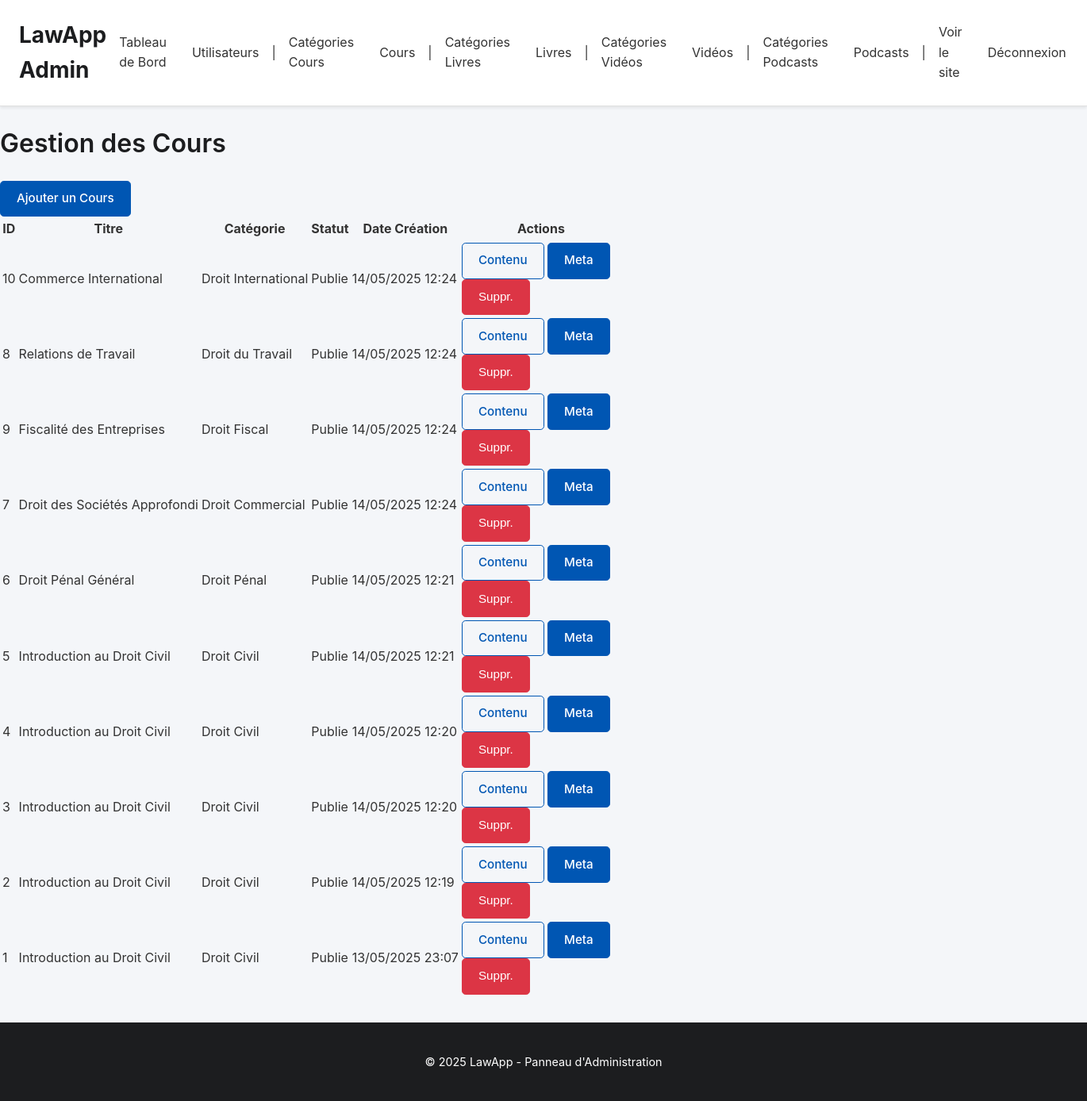
The page /admin/manage_cours.php on the database its author committed.
### tables this page shows
CREATE TABLE `cours` (
  `id` int(11) NOT NULL AUTO_INCREMENT,
  `titre` varchar(255) NOT NULL,
  `description` text DEFAULT NULL,
  `id_categorie` int(11) DEFAULT NULL,
  `niveau` varchar(50) DEFAULT 'debutant',
  `duree_estimee` varchar(100) DEFAULT NULL,
  `prix` decimal(10,2) DEFAULT 0.00,
  `statut` varchar(50) DEFAULT 'brouillon',
  `image_url` varchar(255) DEFAULT NULL,
  `id_createur` int(11) DEFAULT NULL,
  `date_creation` datetime DEFAULT current_timestamp(),
  `date_mise_a_jour` datetime DEFAULT current_timestamp() ON UPDATE current_timestamp(),
  `objectifs` text DEFAULT NULL,
  `prerequis` text DEFAULT NULL,
  `video_url` varchar(255) DEFAULT NULL,
  `type_contenu` enum('texte','video','quiz') DEFAULT 'texte',
  `duree` int(11) DEFAULT 0,
  PRIMARY KEY (`id`),
  KEY `id_categorie` (`id_categorie`),
  CONSTRAINT `cours_ibfk_1` FOREIGN KEY (`id_categorie`) REFERENCES `categories_cours` (`id`) ON DELETE SET NULL
);

CREATE TABLE `categories_cours` (
  `id` int(11) NOT NULL AUTO_INCREMENT,
  `nom` varchar(255) NOT NULL,
  `description` text DEFAULT NULL,
  `date_creation` datetime DEFAULT current_timestamp(),
  `date_mise_a_jour` datetime DEFAULT current_timestamp() ON UPDATE current_timestamp(),
  PRIMARY KEY (`id`)
);

### admin/manage_cours.php (the view, shortened to what this page needs)
<?php
require_once __DIR__ . '/admin_auth_check.php';
$pageTitle = 'Gestion des Cours';
try {
    $sql = "SELECT c.id, c.titre, c.statut, c.date_creation, cat.nom
            FROM cours c
            LEFT JOIN categories_cours cat ON c.id_categorie = cat.id
            ORDER BY c.date_creation DESC";
    $stmt = $pdo->query($sql);
    $coursList = $stmt->fetchAll(PDO::FETCH_ASSOC);
} catch (PDOException $e) {
    error_log("Erreur lors de la récupération des cours: " . $e->getMessage());
    $_SESSION['error_message_cours'] = "Impossible de charger la liste des cours.";
    $coursList = [];
}
include 'admin_header.php';
?>
<div class="container mt-4">
    <h1 class="mb-4"><?php echo $pageTitle; ?></h1>
    <a href="cours_form.php" class="btn btn-primary mb-3">Ajouter un Cours</a>
    <div class="table-responsive">
        <table class="table table-striped table-bordered">
            <thead class="thead-dark">
                <tr>
                    <th>ID</th>
                    <th>Titre</th>
                    <th>Catégorie</th>
                    <th>Statut</th>
                    <th>Date Création</th>
                    <th style="width: 200px;">Actions</th>
                </tr>
            </thead>
            <tbody>
                <?php if (empty($coursList)): ?>
                    <tr>
                        <td colspan="6" class="text-center">Aucun cours trouvé.</td>
                    </tr>
                <?php else:
                    foreach ($coursList as $cours): ?>
                        <tr>
                            <td><?php echo htmlspecialchars($cours['id']); ?></td>
                            <td><?php echo htmlspecialchars($cours['titre']); ?></td>
                            <td><?php echo htmlspecialchars($cours['nom'] ?? 'N/A'); ?></td>
                            <td><?php echo htmlspecialchars(ucfirst($cours['statut'])); ?></td>
                            <td>
                                <?php echo date('d/m/Y H:i', strtotime($cours['date_creation'])); ?>
                            </td>
                            <td>
                                <a href="manage_cours_contenu.php?cours_id=<?php echo $cours['id']; ?>" class="btn btn-sm btn-secondary me-1 mb-1" title="Gérer le Contenu (Modules/Leçons)"><i class="fas fa-list-alt"></i> Contenu</a>
                                <a href="cours_form.php?id=<?php echo $cours['id']; ?>" class="btn btn-sm btn-primary me-1 mb-1" title="Modifier les informations du cours"><i class="fas fa-edit"></i> Meta</a>
                                <form action="cours_actions.php" method="POST" class="d-inline" onsubmit="return confirm('Êtes-vous sûr de vouloir supprimer ce cours ? Ceci supprimera aussi tous ses modules et leçons !');">
                                    <button type="submit" class="btn btn-danger btn-sm mb-1" title="Supprimer le cours"><i class="fas fa-trash-alt"></i> Suppr.</button>
                                </form>
                            </td>
                        </tr>
                    <?php endforeach; ?>
                <?php endif; ?>
            </tbody>
        </table>
    </div>
</div>
<?php include 'admin_footer.php'; ?>

### admin/admin_header.php (shortened to what this page needs)
<!DOCTYPE html>
<html lang="fr">
<head>
    <link rel="stylesheet" href="<?php echo BASE_URL; ?>/admin/css/admin_style.css">
</head>
<body>
<header class="admin-header">
    <div class="logo">
        <a href="<?php echo BASE_URL; ?>/admin/index.php">LawApp Admin</a>
    </div>
    <nav class="admin-nav">
        <ul>
            <li><a href="<?php echo BASE_URL; ?>/admin/admin_dashboard.php">Tableau de Bord</a></li>
            <li><a href="<?php echo BASE_URL; ?>/admin/manage_users.php">Utilisateurs</a></li>
            <li class="separator">|</li>
            <li><a href="<?php echo BASE_URL; ?>/admin/manage_categories_cours.php">Catégories Cours</a></li>
            <li><a href="<?php echo BASE_URL; ?>/admin/manage_cours.php">Cours</a></li>
            <li class="separator">|</li>
            <li><a href="<?php echo BASE_URL; ?>/admin/manage_categories_livres.php">Catégories Livres</a></li>
            <li><a href="<?php echo BASE_URL; ?>/admin/manage_livres.php">Livres</a></li>
            <li class="separator">|</li>
            <li><a href="<?php echo BASE_URL; ?>/admin/manage_video_categories.php">Catégories Vidéos</a></li>
            <li><a href="<?php echo BASE_URL; ?>/admin/manage_videos.php">Vidéos</a></li>
            <li class="separator">|</li>
            <li><a href="<?php echo BASE_URL; ?>/admin/manage_categories_podcasts.php">Catégories Podcasts</a></li>
            <li><a href="<?php echo BASE_URL; ?>/admin/manage_podcasts.php">Podcasts</a></li>
            <li class="separator">|</li>
            <li><a href="<?php echo BASE_URL; ?>/accueil.php" target="_blank">Voir le site</a></li>
            <li><a href="<?php echo BASE_URL; ?>/admin/admin_logout.php">Déconnexion</a></li>
        </ul>
    </nav>
</header>
<main class="admin-main">

### admin/admin_footer.php
</main>
<footer class="admin-footer">
    <p>&copy; <?php echo date("Y"); ?> LawApp - Panneau d'Administration</p>
</footer>
</body>
</html>

### admin/css/admin_style.css (style rules this page uses)
:root { --admin-bg-color: #f4f6f9; --admin-text-color: #333; --admin-primary-color: #0056b3; --admin-primary-hover-color: #004085; --admin-header-bg-color: #ffffff; --admin-header-text-color: #333; --admin-nav-link-color: #333; --admin-nav-link-hover-color: var(--admin-primary-color); --admin-section-bg-color: #ffffff; --admin-border-color: #e0e0e0; --admin-heading-color: #1c1d1f; --admin-button-bg-color: var(--admin-primary-color); --admin-button-text-color: #ffffff; --admin-button-hover-bg-color: var(--admin-primary-hover-color); --admin-link-color: var(--admin-primary-color); --admin-link-hover-color: var(--admin-primary-hover-color); --admin-card-shadow: 0 4px 8px rgba(0,0,0,0.05); --admin-font-family-sans-serif: -apple-system, BlinkMacSystemFont, "Segoe UI", Roboto, "Helvetica Neue", Arial, sans-serif, "Apple Color Emoji", "Segoe UI Emoji", "Segoe UI Symbol"; --admin-table-header-bg: #f3f4f6; --admin-table-border-color: #d1d5db; --admin-primary-color-rgb-tuple: 0,86,179; }
body { font-family: var(--admin-font-family-sans-serif); margin: 0; background-color: var(--admin-bg-color); color: var(--admin-text-color); display: flex; flex-direction: column; min-height: 100vh; line-height: 1.6; }
h1, h2, h3, h4, h5, h6 { color: var(--admin-heading-color); font-weight: 600; }
a { color: var(--admin-link-color); text-decoration: none; transition: color 0.2s ease-in-out; }
.admin-header { background-color: var(--admin-header-bg-color); color: var(--admin-header-text-color); padding: 1rem 1.5rem; display: flex; justify-content: space-between; align-items: center; box-shadow: 0 2px 4px rgba(0,0,0,0.08); border-bottom: 1px solid var(--admin-border-color); }
.admin-header .logo a { color: var(--admin-heading-color); text-decoration: none; font-size: 1.75rem; font-weight: bold; }
.admin-nav ul { list-style: none; margin: 0; padding: 0; display: flex; align-items: center; }
.admin-nav ul li a { color: var(--admin-nav-link-color); text-decoration: none; padding: 0.75rem 1rem; display: block; border-radius: 4px; transition: background-color 0.2s ease, color 0.2s ease; }
.admin-main { flex: 1; padding-bottom: 2rem; }
.admin-footer { text-align: center; padding: 1.5rem; background-color: #1c1d1f; color: #ffffff; font-size: 0.9em; margin-top: auto; }
.btn { display: inline-block; padding: 0.65rem 1.25rem; font-size: 0.95rem; font-weight: 500; line-height: 1.5; text-align: center; text-decoration: none; vertical-align: middle; cursor: pointer; user-select: none; border: 1px solid transparent; border-radius: 0.3rem; transition: color .15s ease-in-out,background-color .15s ease-in-out,border-color .15s ease-in-out,box-shadow .15s ease-in-out; }
.btn-primary { color: var(--admin-button-text-color); background-color: var(--admin-button-bg-color); border-color: var(--admin-button-bg-color); }
.btn-secondary { color: var(--admin-primary-color); background-color: transparent; border-color: var(--admin-primary-color); }
.btn-danger { color: #fff; background-color: #dc3545; border-color: #dc3545; }

### rows shown on the page
cours: id "10", titre "Commerce International", id_categorie.nom "Droit International", statut "Publie", date_creation "14/05/2025 12:24"
cours: id "8", titre "Relations de Travail", id_categorie.nom "Droit du Travail", statut "Publie", date_creation "14/05/2025 12:24"
cours: id "9", titre "Fiscalité des Entreprises", id_categorie.nom "Droit Fiscal", statut "Publie", date_creation "14/05/2025 12:24"
cours: id "7", titre "Droit des Sociétés Approfondi", id_categorie.nom "Droit Commercial", statut "Publie", date_creation "14/05/2025 12:24"
cours: id "6", titre "Droit Pénal Général", id_categorie.nom "Droit Pénal", statut "Publie", date_creation "14/05/2025 12:21"
cours: id "5", titre "Introduction au Droit Civil", id_categorie.nom "Droit Civil", statut "Publie", date_creation "14/05/2025 12:21"
cours: id "4", titre "Introduction au Droit Civil", id_categorie.nom "Droit Civil", statut "Publie", date_creation "14/05/2025 12:20"
cours: id "3", titre "Introduction au Droit Civil", id_categorie.nom "Droit Civil", statut "Publie", date_creation "14/05/2025 12:20"
cours: id "2", titre "Introduction au Droit Civil", id_categorie.nom "Droit Civil", statut "Publie", date_creation "14/05/2025 12:19"
cours: id "1", titre "Introduction au Droit Civil", id_categorie.nom "Droit Civil", statut "Publie", date_creation "13/05/2025 23:07"

### other values the page prints
$pageTitle "Gestion des Cours"
